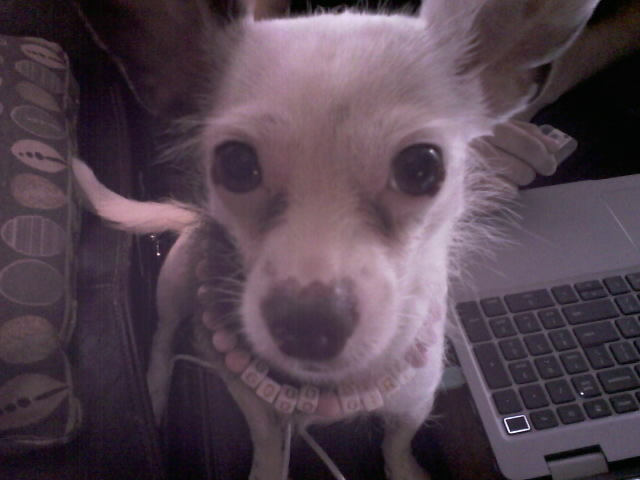
#> input picture assignments/03-exploratory-fourier/images/IMAGE012.jpg, 640 x 480 px
$ python custom_image.py
#> lines starting #> are read from the running program, lines starting #| are printed output that depends on the picture
import cv2 as cv
import numpy as np
import matplotlib.pyplot as plt
# Convert to grayscale
img = cv.imread('images/IMAGE012.jpg', cv.IMREAD_GRAYSCALE)
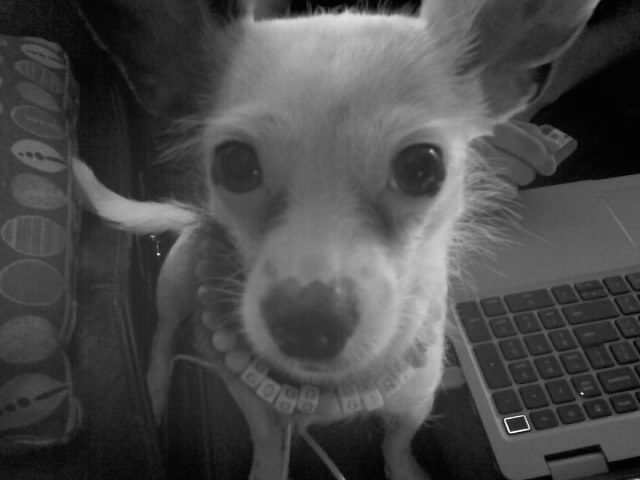
#> img: shape (480, 640); min 0, max 255, mean 73.9

f = np.fft.fft2(img)

fshift = np.fft.fftshift(f)

magnitude_spectrum = 20 * np.log(np.abs(fshift) + 1)
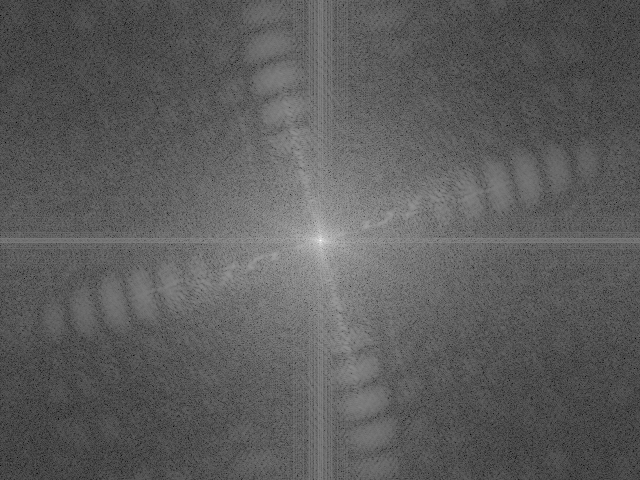
#> magnitude_spectrum: shape (480, 640) float64; min 15.76, max 338.8, mean 133.1; drawn with min black and max white

# [7 lines of commented-out code are left out]
cv.imwrite("results/grayscale_img.jpg", img)
cv.imwrite("results/fourier_transform.jpg", np.uint8(magnitude_spectrum))
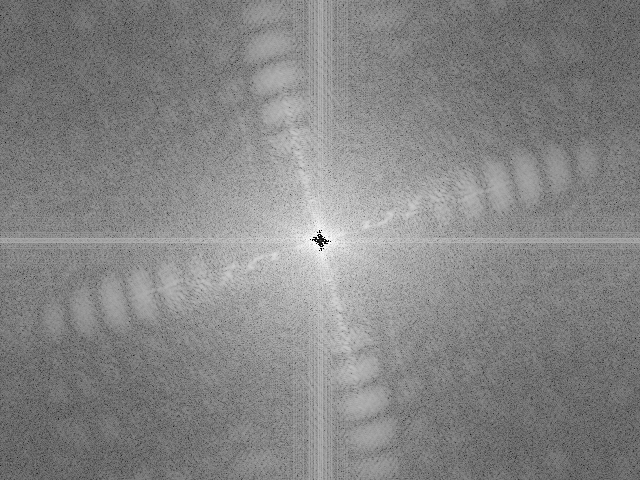
#> saved as fourier_transform.jpg: shape (480, 640); min 0, max 255, mean 132.5
